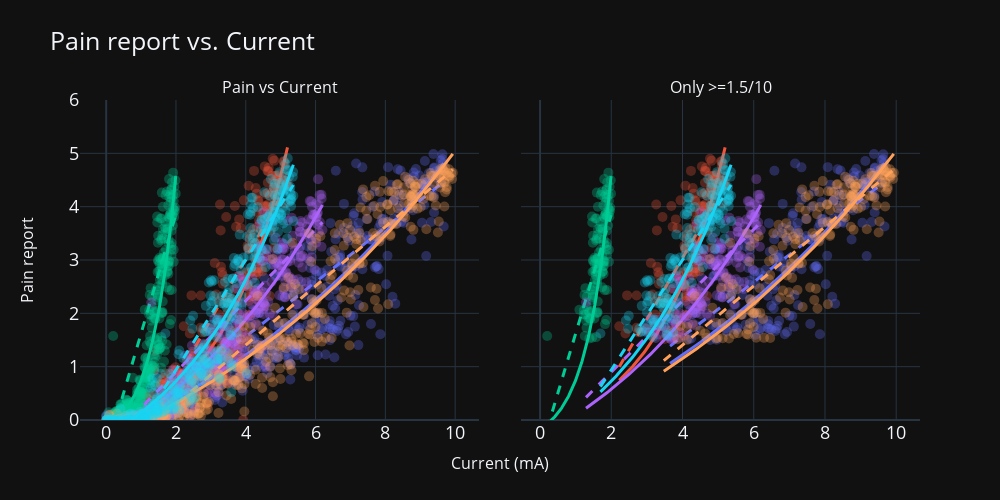

Notebook code cell kept with this figure:
### Code cell
# from plotting import render_pain_current_subplot
# fig = go.Figure()
fig = make_subplots(
    rows=1,
    cols=2,
    subplot_titles=("Pain vs Current", f"Only >={pain_cutoff_for_linearfit}/10"),
    shared_xaxes=True,
    shared_yaxes=True,
    horizontal_spacing=0.05,
    x_title="Current (mA)",
    y_title="Pain report",
)

for i, p in enumerate(p_data.keys()):
    xdata = p_data[p]["data"]["mA"]
    ydata = p_data[p]["data"]["painreport"]
    linfitparams = p_data[p]["lfit"]
    expfitparams = p_data[p]["efit"]

    render_pain_current_subplot(
        xdata, ydata, expfitparams, linfitparams, p, fig, row=1, col=1
    )

    filtdat = p_data[p]["data"][
        p_data[p]["data"]["painreport"] >= pain_cutoff_for_linearfit
    ]

    render_pain_current_subplot(
        filtdat["mA"], filtdat["painreport"], expfitparams, linfitparams, p, fig, row=1, col=2
    )

fig.update_layout(
    title="Pain report vs. Current",
    font=dict(size=18),
    width=1000,
    height=500,
    template="plotly_dark",
    showlegend=False,
)

fig.update_yaxes(range=[0, 6])

fig.show()

### Figure 1 — Plotly figure (JSON) as saved in the notebook; plotly's stock layout.template omitted (floating-point values rounded to 4 significant figures; data arrays with more than 128 entries replaced by an {"elided": "..."} marker saying what was removed)
{"data": [{"marker": {"color": "#636EFA", "opacity": 0.3, "size": 10}, "mode": "markers", "name": "p01", "type": "scatter", "x": {"elided": "400 float values"}, "xaxis": "x", "y": {"elided": "400 float values"}, "yaxis": "y"}, {"line": {"color": "#636EFA", "dash": "solid", "width": 3}, "mode": "lines", "name": "p01exp", "type": "scatter", "x": {"elided": "400 float values"}, "xaxis": "x", "y": {"elided": "400 float values"}, "yaxis": "y"}, {"line": {"color": "#636EFA", "dash": "dash", "width": 3}, "mode": "lines", "name": "p01linear", "type": "scatter", "x": {"elided": "400 float values"}, "xaxis": "x", "y": {"elided": "400 float values"}, "yaxis": "y"}, {"marker": {"color": "#636EFA", "opacity": 0.3, "size": 10}, "mode": "markers", "name": "p01", "type": "scatter", "x": {"elided": "193 float values"}, "xaxis": "x2", "y": {"elided": "193 float values"}, "yaxis": "y2"}, {"line": {"color": "#636EFA", "dash": "solid", "width": 3}, "mode": "lines", "name": "p01exp", "type": "scatter", "x": {"elided": "193 float values"}, "xaxis": "x2", "y": {"elided": "193 float values"}, "yaxis": "y2"}, {"line": {"color": "#636EFA", "dash": "dash", "width": 3}, "mode": "lines", "name": "p01linear", "type": "scatter", "x": {"elided": "193 float values"}, "xaxis": "x2", "y": {"elided": "193 float values"}, "yaxis": "y2"}, {"marker": {"color": "#EF553B", "opacity": 0.3, "size": 10}, "mode": "markers", "name": "p02", "type": "scatter", "x": {"elided": "400 float values"}, "xaxis": "x", "y": {"elided": "400 float values"}, "yaxis": "y"}, {"line": {"color": "#EF553B", "dash": "solid", "width": 3}, "mode": "lines", "name": "p02exp", "type": "scatter", "x": {"elided": "400 float values"}, "xaxis": "x", "y": {"elided": "400 float values"}, "yaxis": "y"}, {"line": {"color": "#EF553B", "dash": "dash", "width": 3}, "mode": "lines", "name": "p02linear", "type": "scatter", "x": {"elided": "400 float values"}, "xaxis": "x", "y": {"elided": "400 float values"}, "yaxis": "y"}, {"marker": {"color": "#EF553B", "opacity": 0.3, "size": 10}, "mode": "markers", "name": "p02", "type": "scatter", "x": {"elided": "143 float values"}, "xaxis": "x2", "y": {"elided": "143 float values"}, "yaxis": "y2"}, {"line": {"color": "#EF553B", "dash": "solid", "width": 3}, "mode": "lines", "name": "p02exp", "type": "scatter", "x": {"elided": "143 float values"}, "xaxis": "x2", "y": {"elided": "143 float values"}, "yaxis": "y2"}, {"line": {"color": "#EF553B", "dash": "dash", "width": 3}, "mode": "lines", "name": "p02linear", "type": "scatter", "x": {"elided": "143 float values"}, "xaxis": "x2", "y": {"elided": "143 float values"}, "yaxis": "y2"}, {"marker": {"color": "#00CC96", "opacity": 0.3, "size": 10}, "mode": "markers", "name": "p03", "type": "scatter", "x": {"elided": "401 float values"}, "xaxis": "x", "y": {"elided": "401 float values"}, "yaxis": "y"}, {"line": {"color": "#00CC96", "dash": "solid", "width": 3}, "mode": "lines", "name": "p03exp", "type": "scatter", "x": {"elided": "401 float values"}, "xaxis": "x", "y": {"elided": "401 float values"}, "yaxis": "y"}, {"line": {"color": "#00CC96", "dash": "dash", "width": 3}, "mode": "lines", "name": "p03linear", "type": "scatter", "x": {"elided": "401 float values"}, "xaxis": "x", "y": {"elided": "401 float values"}, "yaxis": "y"}, {"marker": {"color": "#00CC96", "opacity": 0.3, "size": 10}, "mode": "markers", "name": "p03", "type": "scatter", "x": [1.461, 1.258, 0.201, 1.588, 1.615, 1.877, 1.824, 1.628, 1.865, 1.879, 1.766, 1.863, 1.61, 1.249, 1.786, 1.934, 1.741, 1.565, 1.474, 1.993, 1.385, 1.525, 1.461, 1.872, 1.57, 1.788, 1.946, 1.798, 1.587, 1.533, 1.693, 1.427, 1.616, 1.541, 1.38, 1.604, 1.783, 1.656, 1.587, 1.556, 1.485, 1.933, 1.799, 1.892, 1.935, 1.836, 1.458, 1.595, 1.488, 1.491, 1.922, 1.405, 1.911, 1.713, 1.626, 1.632, 1.854, 1.363, 1.764, 1.858, 1.761, 1.292, 1.521, 1.105, 1.654, 1.574, 1.703, 1.409, 1.484, 1.801, 1.459, 1.687, 1.846, 1.972, 1.868, 1.57, 1.968, 1.576, 1.745, 1.813, 1.874, 1.766, 1.305, 1.933, 1.608, 1.481, 1.812, 1.62, 1.94, 1.854, 1.465, 1.314, 1.306, 1.231, 1.888, 1.986, 1.779, 1.488, 1.712, 1.478, 1.792, 1.686, 1.688, 1.604, 1.821, 1.873, 1.912, 1.679, 1.749, 1.807, 1.232, 1.87, 1.953, 1.493, 1.627, 1.278, 1.534, 1.846, 1.739, 1.274, 1.378, 1.829, 1.918, 1.622, 1.776, 1.586, 1.668], "xaxis": "x2", "y": [2.248, 1.575, 1.574, 2.854, 2.009, 2.438, 1.798, 3.021, 3.088, 3.818, 2.881, 3.194, 2.028, 2.346, 3.383, 4.107, 2.488, 2.721, 2.775, 4.244, 1.53, 1.904, 1.541, 3.548, 2.786, 2.981, 3.807, 3.8, 3.399, 3.042, 3.717, 2.432, 3.471, 2.623, 2.034, 2.552, 2.741, 3.399, 3.779, 3.779, 2.502, 3.875, 3.306, 3.828, 2.967, 3.847, 2.054, 4.264, 3, 3.457, 4.22, 1.903, 3.982, 3.572, 3.999, 2.86, 4.099, 1.905, 3.59, 1.875, 2.786, 1.863, 2.793, 2.068, 3.139, 3.366, 4.221, 1.901, 3.325, 4.517, 3.817, 3.614, 4.229, 3.983, 3.264, 3.015, 3.925, 1.554, 3.084, 2.435, 3.318, 3.532, 1.729, 3.193, 2.924, 2.308, 2.973, 2.223, 3.942, 4.307, 3.704, 2.31, 2.133, 1.977, 4.456, 4.494, 4.025, 2.433, 3.198, 2.343, 2.894, 2.977, 2.714, 2.63, 3.771, 4.334, 3.648, 2.927, 2.776, 4.184, 2.055, 4.161, 4.374, 2.973, 3.58, 1.972, 2.932, 3.894, 4.284, 2.472, 2.022, 3.854, 4.638, 3.042, 2.948, 2.005, 2.951], "yaxis": "y2"}, {"line": {"color": "#00CC96", "dash": "solid", "width": 3}, "mode": "lines", "name": "p03exp", "type": "scatter", "x": [0.201, 0.2152, 0.2294, 0.2437, 0.2579, 0.2721, 0.2863, 0.3006, 0.3148, 0.329, 0.3432, 0.3574, 0.3717, 0.3859, 0.4001, 0.4143, 0.4286, 0.4428, 0.457, 0.4712, 0.4854, 0.4997, 0.5139, 0.5281, 0.5423, 0.5566, 0.5708, 0.585, 0.5992, 0.6134, 0.6277, 0.6419, 0.6561, 0.6703, 0.6846, 0.6988, 0.713, 0.7272, 0.7414, 0.7557, 0.7699, 0.7841, 0.7983, 0.8126, 0.8268, 0.841, 0.8552, 0.8694, 0.8837, 0.8979, 0.9121, 0.9263, 0.9406, 0.9548, 0.969, 0.9832, 0.9974, 1.012, 1.026, 1.04, 1.054, 1.069, 1.083, 1.097, 1.111, 1.125, 1.14, 1.154, 1.168, 1.182, 1.197, 1.211, 1.225, 1.239, 1.253, 1.268, 1.282, 1.296, 1.31, 1.325, 1.339, 1.353, 1.367, 1.381, 1.396, 1.41, 1.424, 1.438, 1.453, 1.467, 1.481, 1.495, 1.509, 1.524, 1.538, 1.552, 1.566, 1.581, 1.595, 1.609, 1.623, 1.637, 1.652, 1.666, 1.68, 1.694, 1.709, 1.723, 1.737, 1.751, 1.765, 1.78, 1.794, 1.808, 1.822, 1.837, 1.851, 1.865, 1.879, 1.893, 1.908, 1.922, 1.936, 1.95, 1.965, 1.979, 1.993], "xaxis": "x2", "y": [-0.07571, -0.06783, -0.05978, -0.05157, -0.04319, -0.03464, -0.02591, -0.017, -0.007905, 0.001379, 0.01085, 0.02053, 0.0304, 0.04047, 0.05076, 0.06125, 0.07197, 0.0829, 0.09407, 0.1055, 0.1171, 0.129, 0.1411, 0.1534, 0.1661, 0.1789, 0.1921, 0.2055, 0.2192, 0.2332, 0.2475, 0.262, 0.2769, 0.2921, 0.3076, 0.3234, 0.3395, 0.356, 0.3728, 0.39, 0.4075, 0.4254, 0.4436, 0.4622, 0.4812, 0.5007, 0.5205, 0.5407, 0.5613, 0.5824, 0.6039, 0.6258, 0.6482, 0.6711, 0.6944, 0.7182, 0.7425, 0.7673, 0.7927, 0.8185, 0.8449, 0.8718, 0.8993, 0.9274, 0.956, 0.9852, 1.015, 1.046, 1.077, 1.108, 1.141, 1.174, 1.207, 1.242, 1.277, 1.313, 1.35, 1.387, 1.425, 1.464, 1.504, 1.544, 1.586, 1.628, 1.671, 1.715, 1.76, 1.806, 1.853, 1.901, 1.949, 1.999, 2.05, 2.102, 2.155, 2.209, 2.264, 2.32, 2.378, 2.436, 2.496, 2.557, 2.62, 2.683, 2.748, 2.815, 2.882, 2.951, 3.022, 3.094, 3.167, 3.242, 3.319, 3.397, 3.477, 3.558, 3.641, 3.726, 3.812, 3.901, 3.991, 4.083, 4.177, 4.273, 4.371, 4.47, 4.572], "yaxis": "y2"}, {"line": {"color": "#00CC96", "dash": "dash", "width": 3}, "mode": "lines", "name": "p03linear", "type": "scatter", "x": [0.201, 0.2152, 0.2294, 0.2437, 0.2579, 0.2721, 0.2863, 0.3006, 0.3148, 0.329, 0.3432, 0.3574, 0.3717, 0.3859, 0.4001, 0.4143, 0.4286, 0.4428, 0.457, 0.4712, 0.4854, 0.4997, 0.5139, 0.5281, 0.5423, 0.5566, 0.5708, 0.585, 0.5992, 0.6134, 0.6277, 0.6419, 0.6561, 0.6703, 0.6846, 0.6988, 0.713, 0.7272, 0.7414, 0.7557, 0.7699, 0.7841, 0.7983, 0.8126, 0.8268, 0.841, 0.8552, 0.8694, 0.8837, 0.8979, 0.9121, 0.9263, 0.9406, 0.9548, 0.969, 0.9832, 0.9974, 1.012, 1.026, 1.04, 1.054, 1.069, 1.083, 1.097, 1.111, 1.125, 1.14, 1.154, 1.168, 1.182, 1.197, 1.211, 1.225, 1.239, 1.253, 1.268, 1.282, 1.296, 1.31, 1.325, 1.339, 1.353, 1.367, 1.381, 1.396, 1.41, 1.424, 1.438, 1.453, 1.467, 1.481, 1.495, 1.509, 1.524, 1.538, 1.552, 1.566, 1.581, 1.595, 1.609, 1.623, 1.637, 1.652, 1.666, 1.68, 1.694, 1.709, 1.723, 1.737, 1.751, 1.765, 1.78, 1.794, 1.808, 1.822, 1.837, 1.851, 1.865, 1.879, 1.893, 1.908, 1.922, 1.936, 1.95, 1.965, 1.979, 1.993], "xaxis": "x2", "y": [-0.1632, -0.1314, -0.09963, -0.06785, -0.03607, -0.004286, 0.02749, 0.05928, 0.09106, 0.1228, 0.1546, 0.1864, 0.2182, 0.25, 0.2817, 0.3135, 0.3453, 0.3771, 0.4089, 0.4406, 0.4724, 0.5042, 0.536, 0.5678, 0.5995, 0.6313, 0.6631, 0.6949, 0.7267, 0.7585, 0.7902, 0.822, 0.8538, 0.8856, 0.9174, 0.9491, 0.9809, 1.013, 1.044, 1.076, 1.108, 1.14, 1.172, 1.203, 1.235, 1.267, 1.299, 1.331, 1.362, 1.394, 1.426, 1.458, 1.489, 1.521, 1.553, 1.585, 1.617, 1.648, 1.68, 1.712, 1.744, 1.775, 1.807, 1.839, 1.871, 1.903, 1.934, 1.966, 1.998, 2.03, 2.061, 2.093, 2.125, 2.157, 2.189, 2.22, 2.252, 2.284, 2.316, 2.347, 2.379, 2.411, 2.443, 2.475, 2.506, 2.538, 2.57, 2.602, 2.634, 2.665, 2.697, 2.729, 2.761, 2.792, 2.824, 2.856, 2.888, 2.92, 2.951, 2.983, 3.015, 3.047, 3.078, 3.11, 3.142, 3.174, 3.206, 3.237, 3.269, 3.301, 3.333, 3.364, 3.396, 3.428, 3.46, 3.492, 3.523, 3.555, 3.587, 3.619, 3.651, 3.682, 3.714, 3.746, 3.778, 3.809, 3.841], "yaxis": "y2"}, {"marker": {"color": "#AB63FA", "opacity": 0.3, "size": 10}, "mode": "markers", "name": "p04", "type": "scatter", "x": {"elided": "400 float values"}, "xaxis": "x", "y": {"elided": "400 float values"}, "yaxis": "y"}, {"line": {"color": "#AB63FA", "dash": "solid", "width": 3}, "mode": "lines", "name": "p04exp", "type": "scatter", "x": {"elided": "400 float values"}, "xaxis": "x", "y": {"elided": "400 float values"}, "yaxis": "y"}, {"line": {"color": "#AB63FA", "dash": "dash", "width": 3}, "mode": "lines", "name": "p04linear", "type": "scatter", "x": {"elided": "400 float values"}, "xaxis": "x", "y": {"elided": "400 float values"}, "yaxis": "y"}, {"marker": {"color": "#AB63FA", "opacity": 0.3, "size": 10}, "mode": "markers", "name": "p04", "type": "scatter", "x": {"elided": "160 float values"}, "xaxis": "x2", "y": {"elided": "160 float values"}, "yaxis": "y2"}, {"line": {"color": "#AB63FA", "dash": "solid", "width": 3}, "mode": "lines", "name": "p04exp", "type": "scatter", "x": {"elided": "160 float values"}, "xaxis": "x2", "y": {"elided": "160 float values"}, "yaxis": "y2"}, {"line": {"color": "#AB63FA", "dash": "dash", "width": 3}, "mode": "lines", "name": "p04linear", "type": "scatter", "x": {"elided": "160 float values"}, "xaxis": "x2", "y": {"elided": "160 float values"}, "yaxis": "y2"}, {"marker": {"color": "#FFA15A", "opacity": 0.3, "size": 10}, "mode": "markers", "name": "p05", "type": "scatter", "x": {"elided": "404 float values"}, "xaxis": "x", "y": {"elided": "404 float values"}, "yaxis": "y"}, {"line": {"color": "#FFA15A", "dash": "solid", "width": 3}, "mode": "lines", "name": "p05exp", "type": "scatter", "x": {"elided": "404 float values"}, "xaxis": "x", "y": {"elided": "404 float values"}, "yaxis": "y"}, {"line": {"color": "#FFA15A", "dash": "dash", "width": 3}, "mode": "lines", "name": "p05linear", "type": "scatter", "x": {"elided": "404 float values"}, "xaxis": "x", "y": {"elided": "404 float values"}, "yaxis": "y"}, {"marker": {"color": "#FFA15A", "opacity": 0.3, "size": 10}, "mode": "markers", "name": "p05", "type": "scatter", "x": {"elided": "195 float values"}, "xaxis": "x2", "y": {"elided": "195 float values"}, "yaxis": "y2"}, {"line": {"color": "#FFA15A", "dash": "solid", "width": 3}, "mode": "lines", "name": "p05exp", "type": "scatter", "x": {"elided": "195 float values"}, "xaxis": "x2", "y": {"elided": "195 float values"}, "yaxis": "y2"}, {"line": {"color": "#FFA15A", "dash": "dash", "width": 3}, "mode": "lines", "name": "p05linear", "type": "scatter", "x": {"elided": "195 float values"}, "xaxis": "x2", "y": {"elided": "195 float values"}, "yaxis": "y2"}, {"marker": {"color": "#19D3F3", "opacity": 0.3, "size": 10}, "mode": "markers", "name": "p06", "type": "scatter", "x": {"elided": "400 float values"}, "xaxis": "x", "y": {"elided": "400 float values"}, "yaxis": "y"}, {"line": {"color": "#19D3F3", "dash": "solid", "width": 3}, "mode": "lines", "name": "p06exp", "type": "scatter", "x": {"elided": "400 float values"}, "xaxis": "x", "y": {"elided": "400 float values"}, "yaxis": "y"}, {"line": {"color": "#19D3F3", "dash": "dash", "width": 3}, "mode": "lines", "name": "p06linear", "type": "scatter", "x": {"elided": "400 float values"}, "xaxis": "x", "y": {"elided": "400 float values"}, "yaxis": "y"}, {"marker": {"color": "#19D3F3", "opacity": 0.3, "size": 10}, "mode": "markers", "name": "p06", "type": "scatter", "x": {"elided": "160 float values"}, "xaxis": "x2", "y": {"elided": "160 float values"}, "yaxis": "y2"}, {"line": {"color": "#19D3F3", "dash": "solid", "width": 3}, "mode": "lines", "name": "p06exp", "type": "scatter", "x": {"elided": "160 float values"}, "xaxis": "x2", "y": {"elided": "160 float values"}, "yaxis": "y2"}, {"line": {"color": "#19D3F3", "dash": "dash", "width": 3}, "mode": "lines", "name": "p06linear", "type": "scatter", "x": {"elided": "160 float values"}, "xaxis": "x2", "y": {"elided": "160 float values"}, "yaxis": "y2"}], "layout": {"annotations": [{"font": {"size": 16}, "showarrow": false, "text": "Pain vs Current", "x": 0.2375, "xanchor": "center", "xref": "paper", "y": 1, "yanchor": "bottom", "yref": "paper"}, {"font": {"size": 16}, "showarrow": false, "text": "Only >=1.5/10", "x": 0.7625, "xanchor": "center", "xref": "paper", "y": 1, "yanchor": "bottom", "yref": "paper"}, {"font": {"size": 16}, "showarrow": false, "text": "Current (mA)", "x": 0.5, "xanchor": "center", "xref": "paper", "y": 0, "yanchor": "top", "yref": "paper", "yshift": -30}, {"font": {"size": 16}, "showarrow": false, "text": "Pain report", "textangle": -90, "x": 0, "xanchor": "right", "xref": "paper", "xshift": -40, "y": 0.5, "yanchor": "middle", "yref": "paper"}], "font": {"size": 18}, "height": 500, "showlegend": false, "title": {"text": "Pain report vs. Current"}, "width": 1000, "xaxis": {"anchor": "y", "domain": [0, 0.475]}, "xaxis2": {"anchor": "y2", "domain": [0.525, 1]}, "yaxis": {"anchor": "x", "domain": [0, 1], "range": [0, 6]}, "yaxis2": {"anchor": "x2", "domain": [0, 1], "matches": "y", "range": [0, 6], "showticklabels": false}}}
